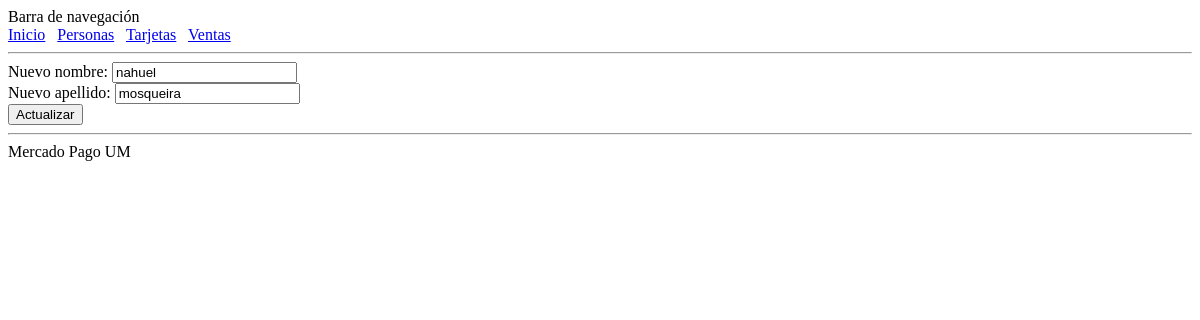
The page /persona/update?id=2 on the database as committed earlier.
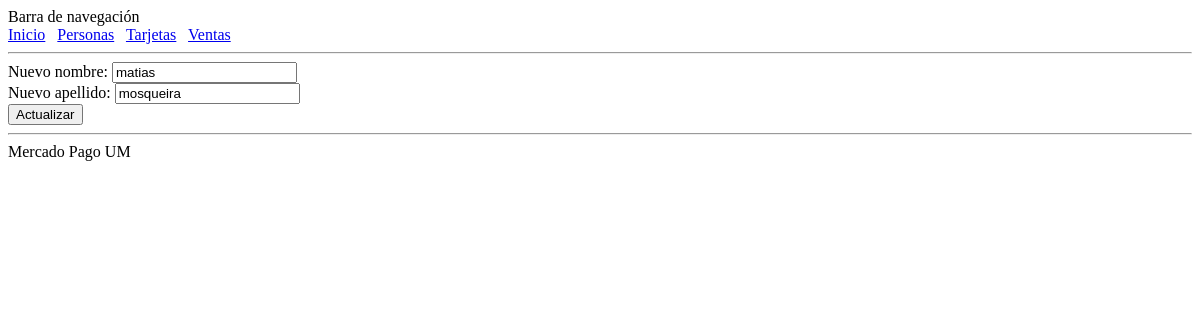
The same page on the database as committed later.
### aplicacion_demo/modelos.py (models this page shows, shortened)
class Persona(db.Model):
    __tablename__ = 'persona'
    id = db.Column(db.Integer,
                   primary_key=True)
    nombre = db.Column(db.String(64),
                       index=False,
                       unique=False,
                       nullable=False)
    apellido = db.Column(db.String(80),
                         index=False,
                         unique=False,
                         nullable=False)
    tarjetas = relationship("Tarjeta", secondary='tarjetapersona')
    ventas = relationship("Venta", secondary='ventaspersona')
    @classmethod
    def find_by_id(cls, id):
        return cls.query.filter_by(id=id).first()

### aplicacion_demo/rutas_persona.py (the view)
@app.route('/persona/update', methods=['GET', 'POST'])
def update():
    persona_id = int(request.args['id'])
    persona = Persona.find_by_id(persona_id)
    if request.method == 'POST':
        persona.nombre = request.form.get('nombre')
        persona.apellido = request.form.get('apellido')
        db.session.commit()
        return redirect('/persona')
    else:
        return render_template('/persona/update.html', persona=persona)

### templates/persona/update.html
{% extends 'estructura.html' %}
{% block contenido %}
    <form method="POST" action="/persona/update?id={{persona.id}}" enctype='multipart/form-data'>
        Nuevo nombre: <input type="text" name="nombre" value="{{persona.nombre}}"><br>
        Nuevo apellido: <input type="text" name="apellido" value="{{persona.apellido}}"><br>
      <input type="submit" value="Actualizar">
    </form>
{% endblock %}

Rows that differ between the two databases and show on the page:
changed Persona "mosqueira": nombre "nahuel" → "matias"
